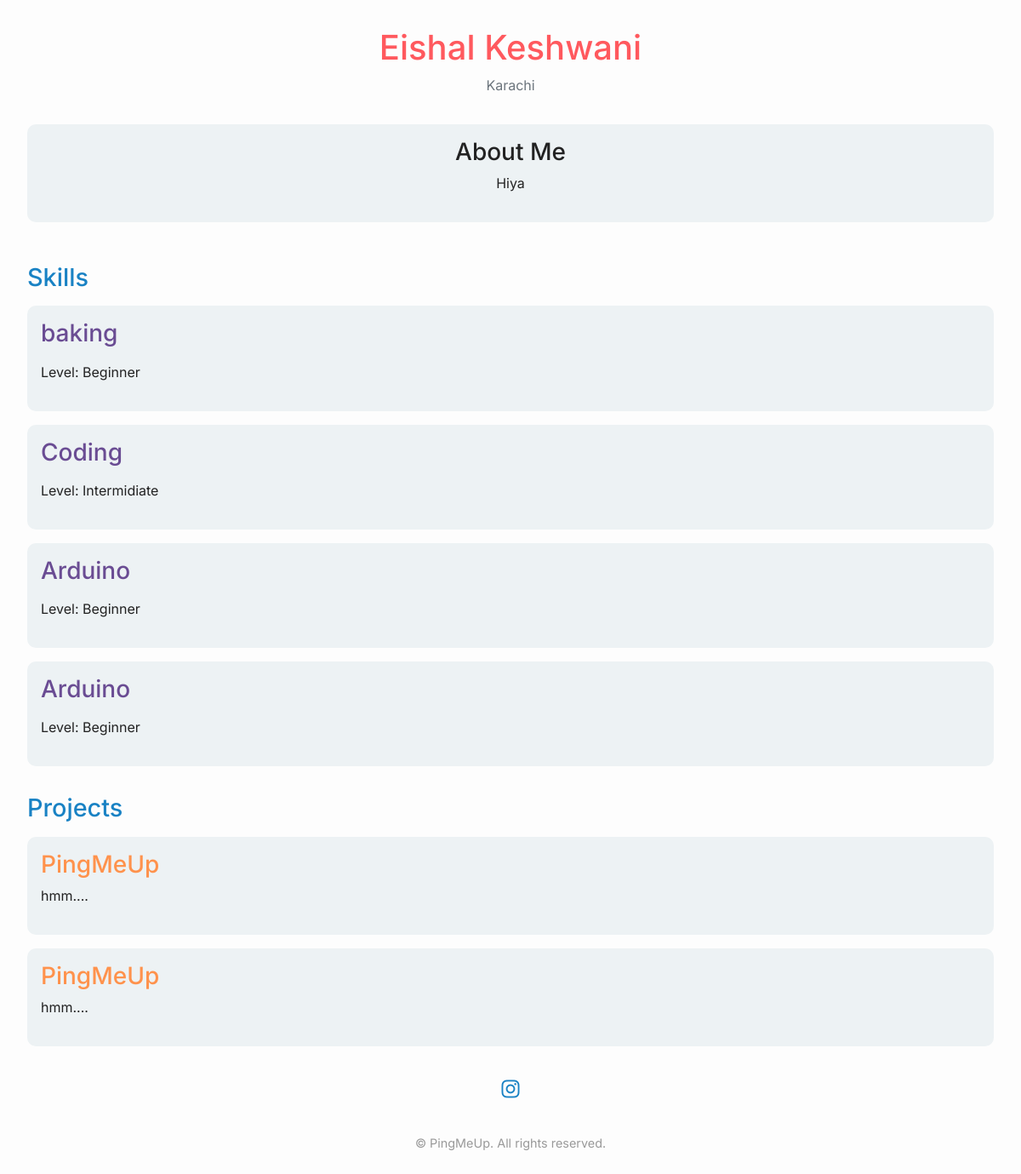
Page /pingmeup/atomic/ on the earlier database version.
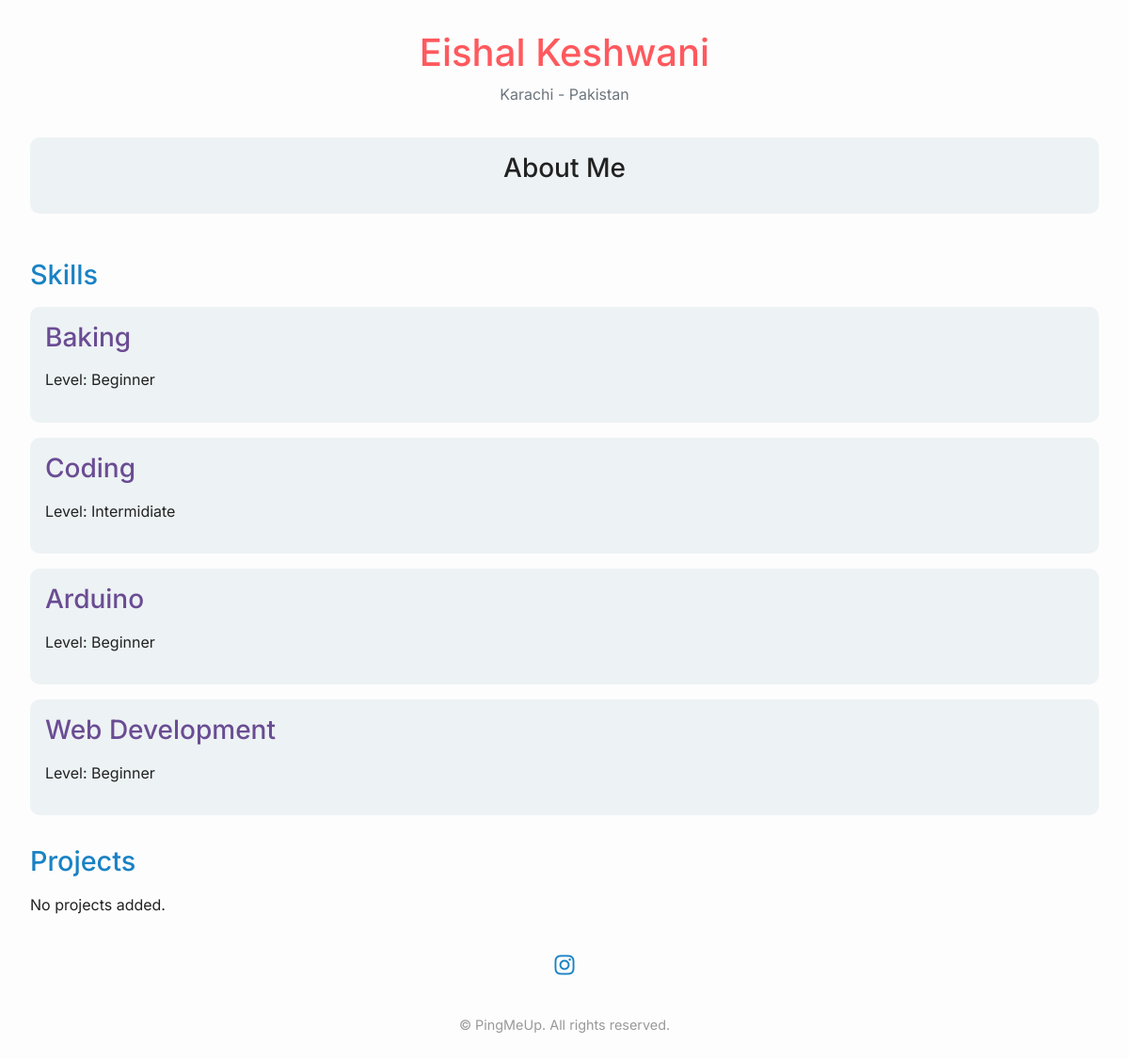
Same page on the later database version.
### PingMeUp/models.py (models this page shows)
class Profile(models.Model):
    user = models.OneToOneField(User, on_delete=models.CASCADE, related_name="profile")
    first_name = models.CharField(max_length=30)
    middle_name = models.CharField(max_length=30)
    last_name = models.CharField(max_length=30)
    bio = models.TextField(blank=True, help_text="About You....")
    location = models.CharField(max_length=100)
    theme = models.CharField(max_length=50, choices=[("Theme-1", "1")])

class Skill(models.Model):
    profile = models.ForeignKey(Profile, on_delete=models.CASCADE, related_name="skills")
    name = models.CharField(max_length=100, help_text="Give your skill a name (ex:Baking)")
    about = models.CharField(max_length=300, help_text="Would you care to elaborate?")
    level = models.CharField(max_length=100, choices=[("Beginner", "Beginner"), ("Intermidiate", "Intermidiate"), ("Expert", "Expert"), ("Was born for this", "Was born for this")])

class Project(models.Model):
    profile = models.ForeignKey(Profile, on_delete=models.CASCADE, related_name="projects")
    title = models.CharField(max_length=50, help_text="Give your project a name...")
    description = models.TextField(blank=False)
    link = models.URLField(blank=True)
    image = models.ImageField(upload_to="PingMeUp/projects/", blank=True, null=True)

class Social(models.Model):
    profile = models.ForeignKey(Profile, on_delete=models.CASCADE, related_name="socials")
    platform = models.CharField(max_length=100, choices=[("FaceBook", "FaceBook"), ("Instagram", "Instagram"), ("GitHub", "GitHub")])
    url = models.URLField(help_text="Enter link to platform...")

### PingMeUp/views.py (the view)
# urls.py: path("pingmeup/<str:username>/", views.show, name="show_profile"),
def show(request, username):
    try:
        user = User.objects.get(username=username)
        user_profile = user.profile
        is_owner = request.user == user
    except User.DoesNotExist:
        return HttpResponse("User Doesn't Exist!")
    except Profile.DoesNotExist:
        return HttpResponse("Profile not found for this user!")
    return render(request, "PingMeUp/show.html", {
        "user" : user,
        "user_profile" : user_profile,
        "is_owner" : is_owner
    })

### templates/PingMeUp/show.html (shortened to what this page needs)
<!DOCTYPE html>
<html lang="en">
<head>
  <link href="https://cdn.jsdelivr.net/npm/bootstrap@5.3.4/dist/css/bootstrap.min.css" rel="stylesheet">
  <link rel="stylesheet" href="https://cdnjs.cloudflare.com/ajax/libs/font-awesome/6.5.0/css/all.min.css">
</head>
<body>
  <header>
    <h1>{{ user_profile.first_name }} {{ user_profile.last_name }}</h1>
    <p>{{ user_profile.location|default:"Location not provided" }}</p>
  </header>
  <div class="profile-section">
    <h3>About Me</h3>
    <p>{{ user_profile.bio|default:"" }}</p>
  </div>
  <div class="section">
    <h2>Skills</h2>
    {% for skill in user_profile.skills.all %}
      <div class="skill-card">
        <h3>{{ skill.name }}</h3>
        <p>Level: {{ skill.level }}</p>
      </div>
    {% empty %}
      <p>No skills added.</p>
    {% endfor %}
  </div>
  <div class="section">
    <h2>Projects</h2>
    {% for project in user_profile.projects.all %}
      <div class="project-tab">
        <h3>{{ project.title }}</h3>
        <p>{{ project.description }}</p>
      </div>
    {% empty %}
      <p>No projects added.</p>
    {% endfor %}
  </div>
  <div class="social-links">
    {% for social in user_profile.socials.all %}
      <a href="{{ social.url }}" target="_blank">
        {% if social.platform == "GitHub" %}
          <i class="fab fa-github"></i>
        {% elif social.platform == "Instagram" %}
          <i class="fab fa-instagram"></i>
        {% elif social.platform == "FaceBook" %}
          <i class="fab fa-facebook"></i>
        {% else %}
          {{ social.platform }}
        {% endif %}
      </a>
    {% empty %}
      <p>No social links added.</p>
    {% endfor %}
  </div>
  <footer>
    <p>&copy; {{ now|date:"Y" }} PingMeUp. All rights reserved.</p>
  </footer>
</body>
</html>

Differences in the rows shown:
removed Skill: name "Arduino", level "Beginner"
removed Project: title "PingMeUp", description "hmm...."
removed Project: title "PingMeUp", description "hmm...."
changed Profile "Eishal": location "Karachi" → "Karachi - Pakistan"; bio "Hiya" → (not shown)
changed Skill: name "baking" → "Baking"
added Skill: name "Web Development", level "Beginner"
Other differences:
text now shown: "No projects added."
